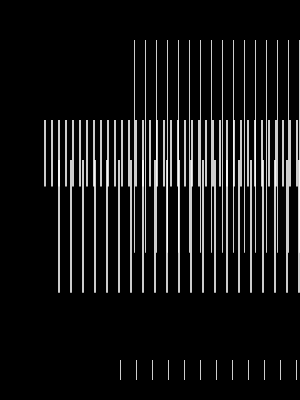
Frame 1 (no input)
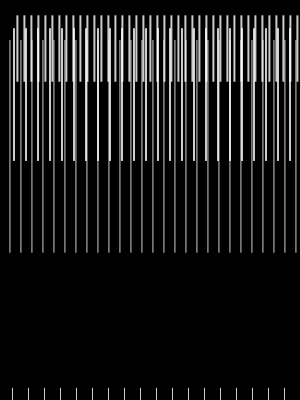
Frame 60 (no input)
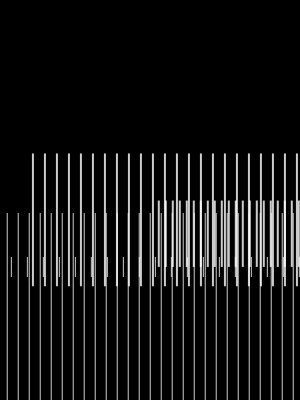
Frame 120 (the mouse pressed at the canvas centre since frame 60)

The p5.js sketch that drew these frames (run headless with seeded random() and noise() and a simulated clock; from frame 60 on, the mouse is pressed at the canvas centre):

// p5.js sketch
// ── sketch.js

let r1, r2, r3, r4;

function setup() {
createCanvas(300, 400);
fill(255, 204);
noStroke();
r1 = new MRect(1, 134.0, 0.532, 0.1 * height, 10.0, 60.0);
r2 = new MRect(2, 44.0, 0.166, 0.3 * height, 5.0, 50.0);
r3 = new MRect(2, 58.0, 0.332, 0.4 * height, 10.0, 35.0);
r4 = new MRect(1, 120.0, 0.0498, 0.9 * height, 15.0, 60.0);
}

function draw() {
background(0);

r1.display();
r2.display();
r3.display();
r4.display();

r1.move(mouseX - width / 2, mouseY + height * 0.1, 30);
r2.move((mouseX + width * 0.05) % width, mouseY + height * 0.025, 20);
r3.move(mouseX / 4, mouseY - height * 0.025, 40);
r4.move(mouseX - width / 2, height - mouseY, 50);
}

class MRect {
    constructor(iw, ixp, ih, iyp, id, it) {
    this.w = iw; // single bar width
    this.xpos = ixp; // rect xposition
    this.h = ih; // rect height
    this.ypos = iyp; // rect yposition
    this.d = id; // single bar distance
    this.t = it; // number of bars
    }

    move(posX, posY, damping) {
        let dif = this.ypos - posY;
        if (abs(dif) > 1) {
            this.ypos -= dif / damping;
        }
        dif = this.xpos - posX;
        if (abs(dif) > 1) {
            this.xpos -= dif / damping;
        }
    }

    display() {
        for (let i = 0; i < this.t; i++) {
            rect(
            this.xpos + i * (this.d + this.w),
            this.ypos,
            this.w,
            height * this.h
            );
        }
    }
}
